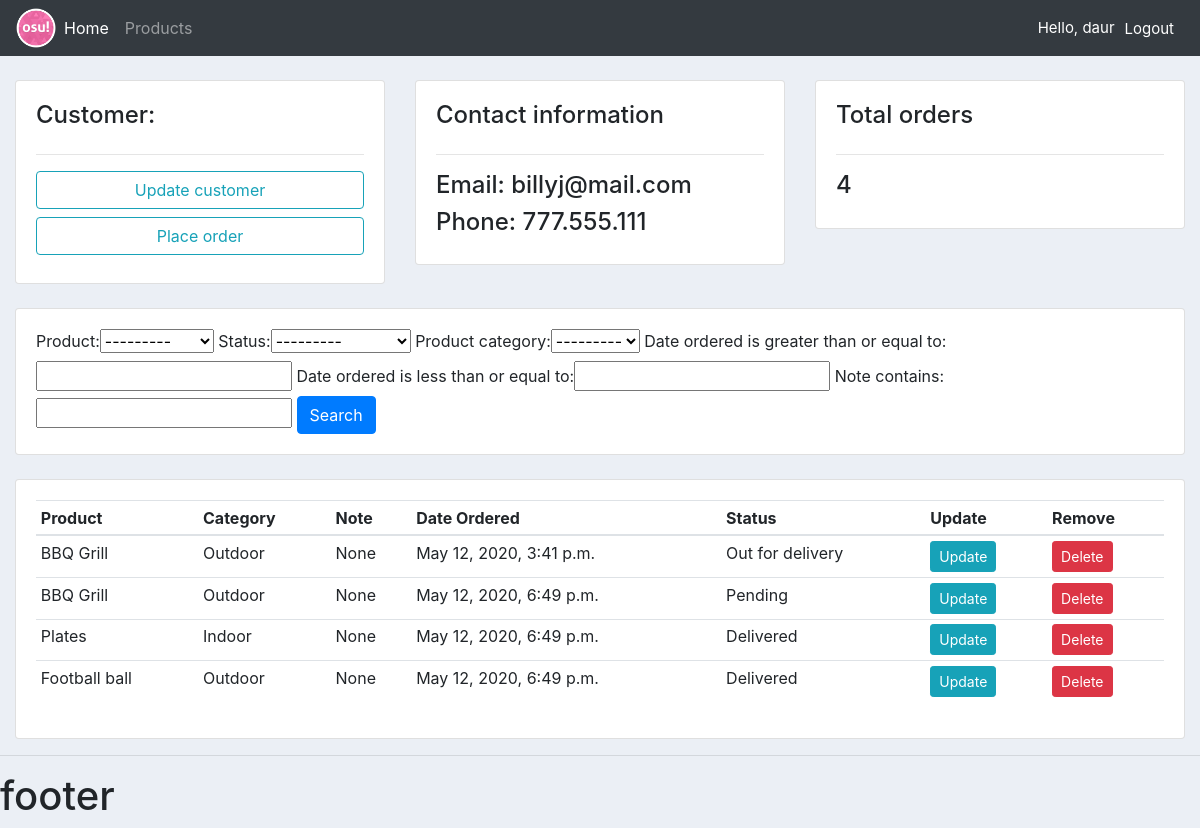
The app's page /customer/1/ (signed in) with its own data.
### accounts/models.py (models this page shows, shortened)
class Customer(models.Model):
    user = models.OneToOneField(User, null=True, blank=True, on_delete=models.CASCADE)
    name = models.CharField(max_length=200, null=True)
    phone = models.CharField(max_length=200, null=True)
    email = models.CharField(max_length=200, null=True)
    date_created = models.DateTimeField(auto_now_add=True, null=True)
    profile = models.ImageField(default="profile.png",null=True, blank=True)

class Order(models.Model):
    STATUS = (
        ('Pending','Pending'),
        ('Out for delivery', 'Out for delivery'),
        ('Delivered','Delivered'),
    )
    customer = models.ForeignKey("Customer", null=True, on_delete=models.SET_NULL)
    product = models.ForeignKey("Product", null=True, on_delete=models.SET_NULL)
    date_ordered = models.DateTimeField(auto_now_add=True, null=True)
    status = models.CharField(max_length=200, null=True, choices=STATUS)
    note = models.CharField(max_length=200, null=True)

class Product(models.Model):
    CATEGORY = (
        ('Indoor','Indoor'),
        ('Outdoor','Outdoor'),
    )
    name = models.CharField(max_length=200, null=True)
    description = models.CharField(max_length=200, null=True, blank=True)
    price = models.FloatField(null=True)
    category = models.CharField(max_length=200, null=True, choices=CATEGORY)
    tag = models.ManyToManyField("Tag")
    def __str__(self):
        return self.name

### accounts/decorators.py (the view)
        def wrapper_func(request, *args, **kwargs):
            group = None
            if request.user.groups.exists():
                group = request.user.groups.all()[0].name
            if group in allowed_roles:
                return view_func(request, *args, **kwargs)

### accounts/views.py (called while the page is built)
@login_required(login_url='login')
@allowed_users(allowed_roles=['admin'])
def customer(request, pk):
    customer = Customer.objects.get(id=pk)
    customer_orders = customer.order_set.all()
    customer_total_orders = customer_orders.count()
    order_filter = orderFilter(request.GET, queryset=customer_orders)
    customer_orders = order_filter.qs
    context = {
        'customer': customer,
        'customer_orders': customer_orders,
        'customer_total_orders': customer_total_orders,
        'order_filter': order_filter,
    }
    return render(request, 'accounts/customer.html', context)

### accounts/templates/accounts/customer.html
{% extends 'accounts/base.html' %}
{% block content %}
<div class="row">
    <div class="col-md-4">
        <div class="card card-body">
            <h4>Customer:</h4>
            <hr>
            <a class="btn btn-outline-info mb-2" href="">Update customer</a>
            <a class="btn btn-outline-info mb-2" href="{% url 'create_order' customer.id %}">Place order</a>
        </div>
    </div>
    <div class="col-md-4">
        <div class="card card-body">
            <h4>Contact information</h4>
            <hr>
            <h4>Email: {{ customer.email }}</h4>
            <h4>Phone: {{ customer.phone }}</h4>
        </div>
    </div>
    <div class="col-md-4">
        <div class="card card-body">
            <h4>Total orders</h4>
            <hr>
            <h4>{{ customer_total_orders }}</h4>
        </div>
    </div>
</div>
<br>
<div class="row">
    <div class="col">
        <div class="card card-body">
            <form method="GET">
                {{ order_filter.form }}
                <button class="btn btn-primary" type="submit">Search</button>
            </form>
        </div>
    </div>
</div>
<br>
<div class="row">
    <div class="col">
        <div class="card card-body">
            <table class="table table-sm">
                <thead>
                    <tr>
                        <th scope="col">Product</th>
                        <th scope="col">Category</th>
                        <th scope="col">Note</th>
                        <th scope="col">Date Ordered</th>
                        <th scope="col">Status</th>
                        <th scope="col">Update</th>
                        <th scope="col">Remove</th>
                    </tr>
                </thead>
                <tbody>
                    {% for order in customer_orders %}
                        <tr>
                            <td>{{ order.product }}</td>
                            <td>{{ order.product.category }}</td>
                            <td>{{ order.note }}</td>
                            <td>{{ order.date_ordered }}</td>
                            <td>{{ order.status }}</td>
                            <td><a class="btn btn-sm btn-info" href="{% url 'update_order' order.id %}">Update</a></td>
                            <td><a class="btn btn-sm btn-danger" href="{% url 'delete_order' order.id %}">Delete</a></td>
                        </tr>
                    {% endfor %}
                </tbody>
            </table>
        </div>
    </div>
</div>
{% endblock %}

### accounts/templates/accounts/navbar.html (shortened to what this page needs)
{% load static %}
<nav class="navbar navbar-expand-lg navbar-dark bg-dark">
    <img src="{% static 'images/logo.png' %}" alt="" width="40 " height="40">
    <div class="collapse navbar-collapse" id="navbarNav">
      <ul class="navbar-nav">
        {% if user.is_staff %}
        <li class="nav-item active">
          <a class="nav-link" href="{% url 'home' %}">Home <span class="sr-only">(current)</span></a>
        </li>
        <li class="nav-item">
          <a class="nav-link" href="{% url 'products' %}">Products</a>
        </li>
        {% else %}
        <li class="nav-item">
          <a class="nav-link" href="{% url 'account_settings' %}">Settings</a>
        </li>
        {% endif %}
      </ul>
    </div>
    <span class="hello-msg">Hello, {{ request.user }}</span>
    <span ><a class="hello-msg" href="{% url 'logout' %}">Logout</a></span>
  </nav>

### static/css/base.css (style rules this page uses)
body { background-color: #ebeff5; }

### accounts/templates/accounts/navbar.html (style rules this page uses)
.hello-msg { font-size: 15px; color: #fff; margin-right: 10px; }

### records on screen
Customer: email "billyj@mail.com", phone "777.555.111"
Order: product "BBQ Grill", product.category "Outdoor", note "None", date_ordered "May 12, 2020, 3:41 p.m.", status "Out for delivery"
Order: product "BBQ Grill", product.category "Outdoor", note "None", date_ordered "May 12, 2020, 6:49 p.m.", status "Pending"
Order: product "Plates", product.category "Indoor", note "None", date_ordered "May 12, 2020, 6:49 p.m.", status "Delivered"
Order: product "Football ball", product.category "Outdoor", note "None", date_ordered "May 12, 2020, 6:49 p.m.", status "Delivered"

### other values on screen
{{ request.user }} "daur"
{{ customer_total_orders }} "4"
